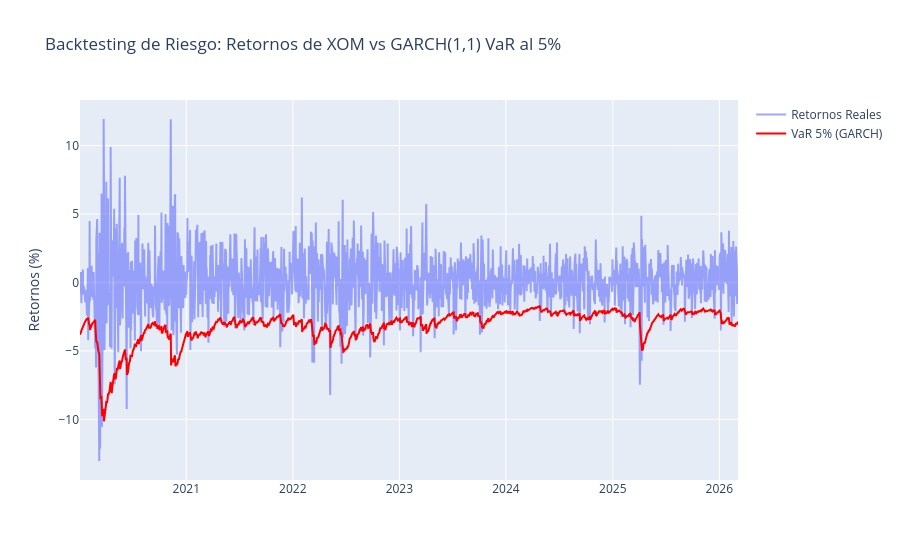

Here is the notebook cell this chart was saved with:
### Markdown cell above
## **<font color= #0077b6> Selección de hiperparametros del modelo. </font>**



Hay muchas maneras de "estimar" el orden del modelo GARCH, sin embargo, la recomendación es seguir el principio de Parsimonia o de la navaja de Ockham

- La librería más utilizada en python es `ARCH`, porque puede modelar ARCH y GARCH, eso se especifica en el parametro `vol`. (Aparte de que es Gratis)

- Cuando se declara un modelo hay que indicar que distribución tienen los retornos. Usualmente, la distribución tiene Leptocurtosis o "colas pesadas".
    - `dist='normal'`: Distribución normal estándar (peligrosa para crisis).

    - `dist='t'`: t-Student La distribución normal se "aplasta" en el centro y hace que las colas sean más gruesas, asignando mayor probabilidad matemática a las caídas extremas

    - `dist='skewt'`: t-Student sesgada. No solo tiene colas pesadas, sino que asume que la cola izquierda (pérdidas) es más pesada que la derecha (ganancias).

    - `dist='ged'`: Distribución de Error Generalizado.

- Cuantil empírico para VaR (Value at Risk). $VaR_{t} = \hat{\mu} + \hat{\sigma}_t \cdot Z_{\alpha}$
  - La Media Condicional ($\mu$): Es el rendimiento esperado en un día normal.
  - La Volatilidad Condicional ($\hat{\sigma}_t$): Es lo que predecimos con el modelo GARCH ¿El mercado está tranquilo (volatilidad de 1%) o en pánico por la crisis petrolera (volatilidad del 4%)
  - El Cuantil ($Z_{\alpha}$): Este es el "factor de castigo" probabilístico. En una distribución Normal o t-Student, el cuantil del 5% es un número negativo (ej. -1.64 o -2.10). Representa a cuántas desviaciones estándar de distancia de la media te tienes que alejar para estar en el peor 5% de los casos.

### Code cell
# Ajuste del modelo GARCH(1,1)
am = arch_model(returns, vol='Garch', p=1, q=1, dist='t')
res = am.fit(disp='off')


# Extraemos la volatilidad condicional modelada (Varianza que predijimos)
cond_vol = res.conditional_volatility

# Cálculo del Value at Risk (VaR) Histórico Condicional (GARCH) al 5%
# Cuantil empírico al 5% de los residuales estandarizados
q_5 = res.std_resid.quantile(0.05)

# VaR = Media Condicional + (Cuantil * Volatilidad Condicional)
# GARCH por defecto asume media constante, la extraemos de los parámetros
mean = res.params['mu']
VaR_5 = mean + cond_vol * q_5

# 5. Graficar los Retornos vs el VaR predictivo
fig = go.Figure()
fig.add_trace(go.Scatter(x=returns.index, y=returns.squeeze(), mode='lines',
                         name='Retornos Reales', opacity=0.6))
fig.add_trace(go.Scatter(x=VaR_5.index, y=VaR_5, mode='lines',
                         name='VaR 5% (GARCH)', line=dict(color='red')))

fig.update_layout(title='Backtesting de Riesgo: Retornos de XOM vs GARCH(1,1) VaR al 5%',
                  yaxis_title='Retornos (%)')
fig.show()

### Figure 1 — Plotly figure (JSON) as saved in the notebook; plotly's stock layout.template omitted (floating-point values rounded to 4 significant figures; data arrays with more than 128 entries replaced by an {"elided": "..."} marker saying what was removed)
{"data": [{"mode": "lines", "name": "Retornos Reales", "opacity": 0.6, "type": "scatter", "x": {"elided": "1551 str values"}, "y": {"elided": "1551 float values"}}, {"line": {"color": "red"}, "mode": "lines", "name": "VaR 5% (GARCH)", "type": "scatter", "x": {"elided": "1551 str values"}, "y": {"elided": "1551 float values"}}], "layout": {"title": {"text": "Backtesting de Riesgo: Retornos de XOM vs GARCH(1,1) VaR al 5%"}, "yaxis": {"title": {"text": "Retornos (%)"}}}}
